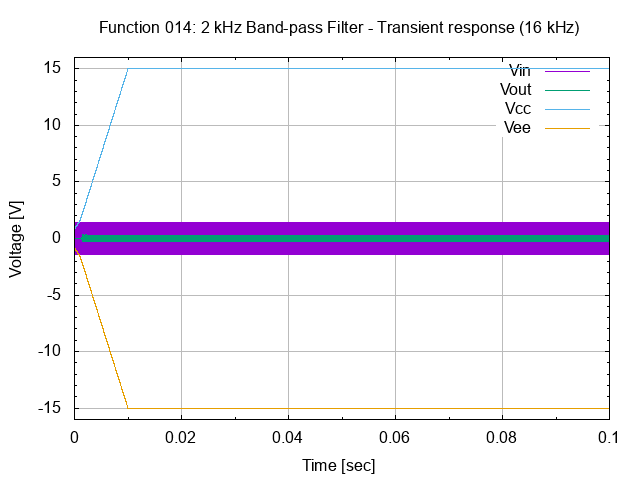

Write gnuplot code to recreate this figure.
# set terminal
set term png

# set graph
set output "26.014.00.01.02.01.png"
set title "Function 014: 2 kHz Band-pass Filter - Transient response (16 kHz)"

# setup Y-axis
set yrange [-16:16]
set grid ytics lt 1 lw 1 lc rgb "#bbbbbb"
set mytics
set ylabel "Voltage [V]"

# setup X-axis
set grid xtics lt 1 lw 1 lc rgb "#bbbbbb"
set mxtics
set xrange [0:0.1]
set xlabel "Time [sec]"

# setup plot style
set style data lines
plot '26.014.00.01.02.dat' using 1:2 title "Vin", \
     '26.014.00.01.02.dat' using 1:3 title "Vout", \
     '26.014.00.01.02.dat' using 1:4 title "Vcc", \
     '26.014.00.01.02.dat' using 1:5 title "Vee"

# set output back to default
set output

# reset terminal type
set terminal pop
